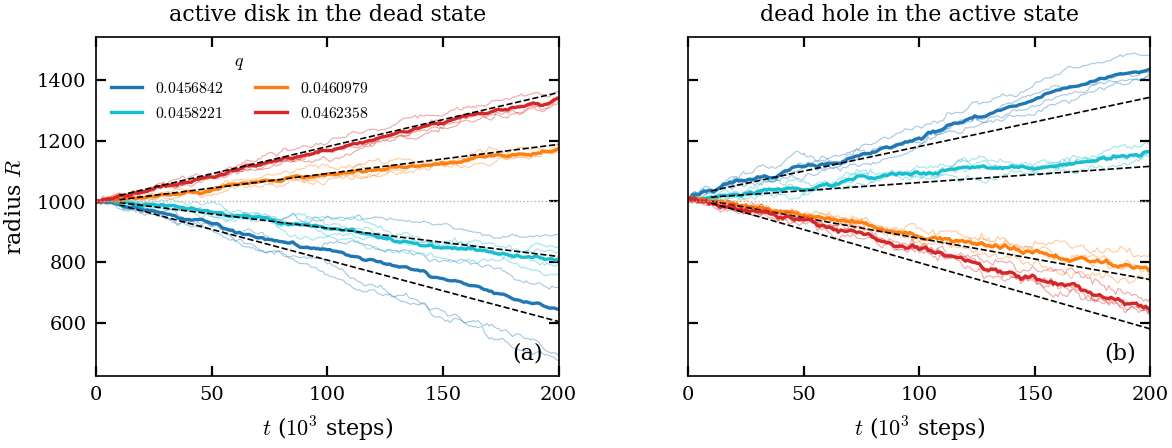

Reproduce this figure in Python.
"""Two-droplet test at actual q; curvature overlays use corrected front data."""
import csv
import glob
import os
import re
import sys
from collections import defaultdict
from pathlib import Path
import matplotlib.pyplot as plt
import numpy as np
from common import COL, ROOT, RUNS, label, save
sys.path.insert(0,os.path.join(ROOT,'campaign','round2'))
import drop2

D,R0=.20,1000
NAME=re.compile(r'p0\.5_a0\.5_j2_q([\d.]+)_(disk|hole)R(\d+)_L(\d+)_s(\d+)$')


def corrected_velocities():
    path=Path(ROOT)/'campaign/v2/results/fronts/points.csv'
    rows=list(csv.DictReader(path.open()))
    selected=[r for r in rows if float(r['p'])==.5 and int(float(r['L']))==4096
              and r['ab']=='1-0' and float(r['threshold'])==.3
              and float(r['t0'])==20000 and r['estimator']=='envelope'
              and r.get('t1','inf') in ('inf','nan','')]
    selected.sort(key=lambda r:float(r['q']))
    return np.array([float(r['q']) for r in selected]),np.array([float(r['v']) for r in selected])


def main():
    groups=defaultdict(list)
    for f in sorted(glob.glob(os.path.join(RUNS,'R2_drop2','out','*.txt'))):
        prefix=f[:-4];m=NAME.search(os.path.basename(prefix))
        if not m or not os.path.exists(prefix+'.prof'):continue
        q,kind=float(m[1]),m[2]
        L,ts,prof,done=drop2.load(prefix)
        t,R_ts,R_pr=drop2.radii(L,ts,prof,kind,R0)
        groups[q,kind].append((R_pr,Path(f).stem))
    qs=sorted({q for q,kind in groups});colors=dict(zip(qs,['C0','C9','C1','C3']))
    fq,fv=corrected_velocities()
    fig,axs=plt.subplots(1,2,figsize=(2*COL,2.2),gridspec_kw=dict(wspace=.28),sharey=True)
    measurements=[]
    for ax,kind in zip(axs,['disk','hole']):
        for q in qs:
            rs=groups[q,kind]
            n=min(len(r[0][0]) for r in rs);t=rs[0][0][0][:n]
            mean=np.mean([r[0][1][:n] for r in rs],axis=0)
            for (time,radius),name in rs:
                ax.plot(time/1e3,radius,color=colors[q],lw=.4,alpha=.4)
            ax.plot(t/1e3,mean,color=colors[q],lw=1.2,label=f'${q:.7f}$')
            assert fq.min()<=q<=fq.max(),'Do not extrapolate front velocities'
            v=float(np.interp(q,fq,fv));rate=v-D/R0 if kind=='disk' else -v-D/R0
            sel=t>=1e4
            ax.plot(t[sel]/1e3,mean[sel][0]+rate*(t[sel]-t[sel][0]),'k--',lw=.6)
            slopes=[]
            for (time,radius),name in rs:
                fit=(time>=2e4)&(time<=2e5)&np.isfinite(radius)
                slope=float(np.polyfit(time[fit],radius[fit],1)[0]);slopes.append(slope)
                measurements.append(dict(q=q,kind=kind,run=name,t_start=float(time[fit][0]),
                    t_end=float(time[fit][-1]),radius_slope=slope,front_v=v,curvature_rate=rate,
                    difference=slope-rate,D=D,R0=R0))
            print(f'q={q:.7f} {kind}: measured dR/dt={np.mean(slopes):.8g} +/- {np.std(slopes,ddof=1)/np.sqrt(len(slopes)):.3g}; predicted={rate:.8g}; difference={np.mean(slopes)-rate:.3g}')
        ax.set(xlabel=r'$t$ ($10^3$ steps)',xlim=(0,200));ax.axhline(R0,color='.7',lw=.5,ls=':')
    axs[0].set(ylabel=r'radius $R$',title='active disk in the dead state')
    axs[1].set(title='dead hole in the active state')
    axs[0].legend(fontsize=5.7,title='$q$',title_fontsize=6.5,loc='upper left',ncol=2)
    for ax,s in zip(axs,'ab'):label(ax,f'({s})',x=.9,y=.1)
    save(fig,'fig_drop2')
    out=Path(ROOT)/'campaign/v2/results/droplets';out.mkdir(exist_ok=True)
    with (out/'two_drop_rates.csv').open('w') as stream:
        writer=csv.DictWriter(stream,fieldnames=list(measurements[0]));writer.writeheader();writer.writerows(measurements)

if __name__=='__main__':main()
